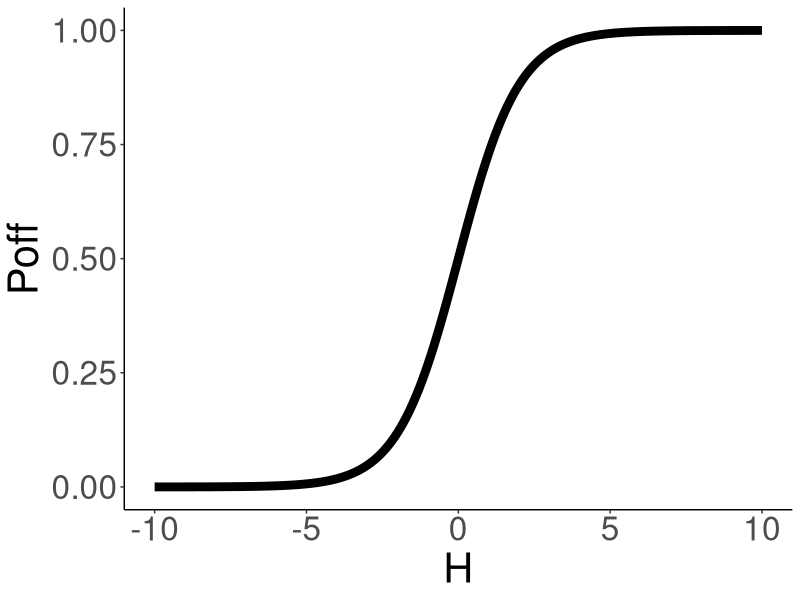
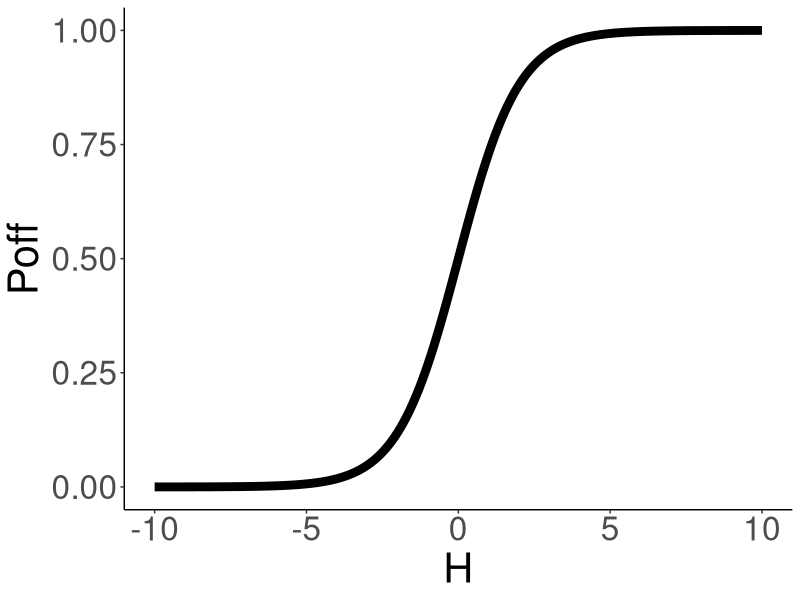

Write R code to recreate these figures, in order.
library(tidyverse)


vals = data.frame(H = seq(-10, 10, by = 0.1))
vals = vals %>% mutate(Poff = (exp(H))/(1 + exp(H)))

ggplot(vals, aes(H, Poff)) + 
    geom_line(size = 3) +
    theme_classic() +
    labs(x = "H", y = "Poff") +
    theme(text = element_text(size = 30))

ggsave(filename = "expFigure.png")
